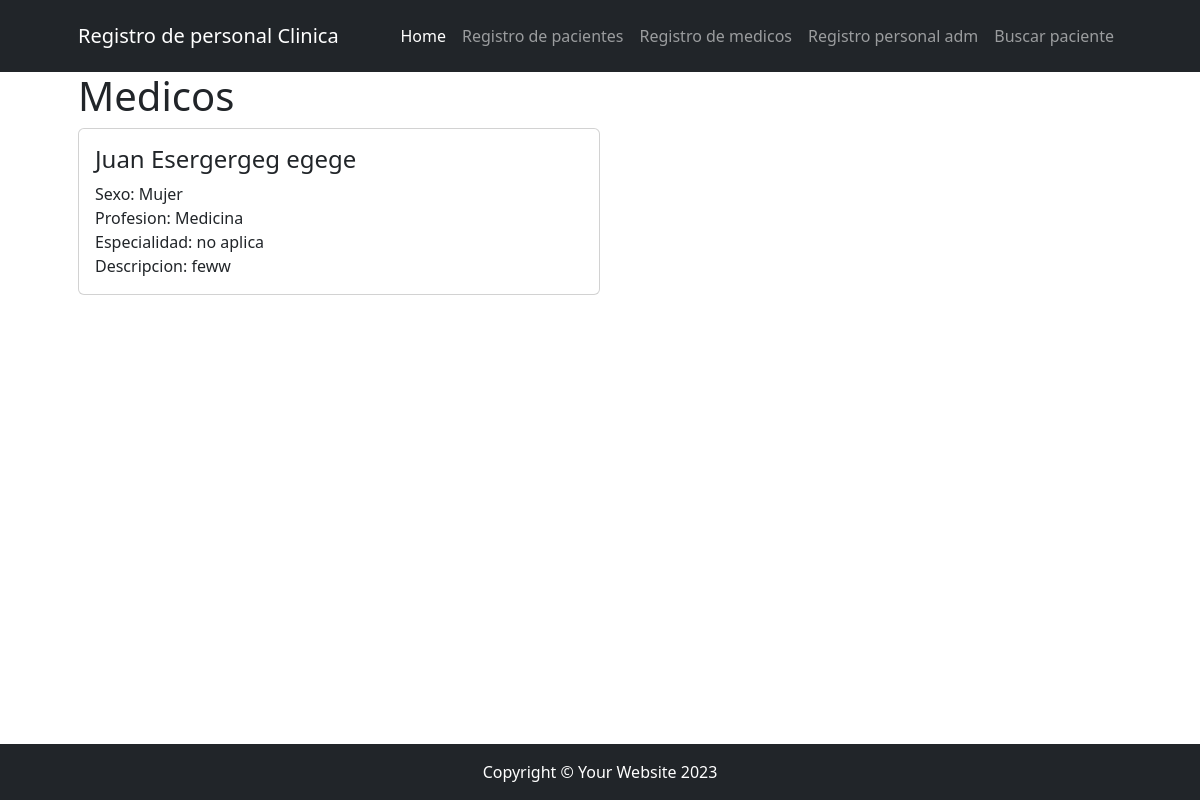
The page /registro/mostarmedicos on the database its author committed.
### app/models.py (models this page shows, shortened)
class Medicos(models.Model):
    nombre = models. CharField(max_length=50)
    apellido = models.CharField(max_length=50)
    cedula = models.IntegerField(null=True)
    nacimiento = models.DateField(null=True)
    pais_origen = models.CharField(max_length=50, null=True, verbose_name="Pais de origen")
    estudios = (("Medicina","Medicina"),("",""))
    profesion = models.CharField(max_length= 50, choices=estudios, null=True)
    especialidad = models.CharField(max_length= 50, null=True)
    names = (("Hombre","Hombre"),("Mujer","Mujer"))
    sexo = models.CharField(max_length= 50, choices=names, null=True)
    descripcion = models.CharField(max_length=250, null=True)

### app/views.py (the view)
# urls.py: path("mostarmedicos", views.mostrar_personal_medico, name="mostrar_medicos"),
def mostrar_personal_medico(request):
    consulta_medicos = models.Medicos.objects.all()
    context = {"medicos": consulta_medicos}
    return render(request, "app/mostrarmedicos.html", context)

### app/templates/app/mostrarmedicos.html
{% extends 'core/base.html' %}
{% block titulo %}
<h1>Medicos</h1>
{% endblock titulo %}
{% block contenido %}
{%for medico in medicos%}
    <div class="col-md-6 mb-7">
        <div class="card h-100">
            <div class="card-body">
                <h4 class="card-title">{{ medico.nombre }} {{ medico.apellido }}</h4 >
                <p class="card-text">
                    Sexo: {{ medico.sexo }}<br/>
                    Profesion: {{ medico.profesion }}<br/>
                    Especialidad: {{ medico.especialidad }}<br/>
                    Descripcion: {{ medico.descripcion }}<br/>
                </p>
            </div>
        </div>
    </div>
{%endfor%}
{% endblock contenido %}

### rows shown on the page
Medicos: nombre "Juan Esergergeg", apellido "egege", sexo "Mujer", profesion "Medicina", especialidad "no aplica", descripcion "feww"
